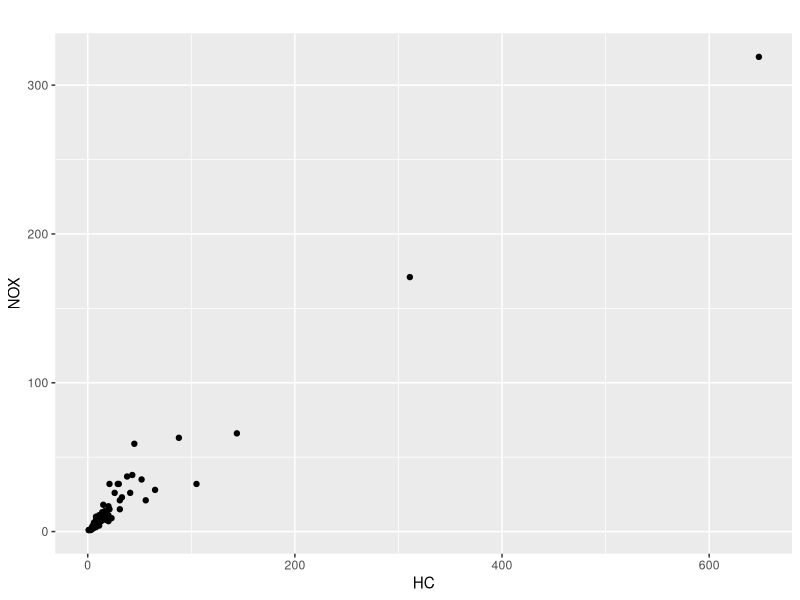

Source code (R):
## ---- chunk 1
knitr::opts_chunk$set(echo = FALSE,tidy=TRUE, message = FALSE, warning = FALSE,fig.pos = 'h')
options(xtable.comment=FALSE)
## ---- chunk 2
descrip <- utils::read.table('descripcion_var.txt', sep='\t',
                           header=TRUE,
                           row.names=NULL, stringsAsFactors=FALSE,
                           dec = ",",
                           encoding = "UTF-8")

base::print(xtable::xtable(descrip,
            caption = "Descripción de variables en la base de datos.",
            type="latex"),
            caption.placement = "bottom")

## ---- chunk 3
datos <- utils::read.table('polucion.txt', sep='\t',
                           header=TRUE,
                           row.names=NULL, stringsAsFactors=FALSE,
                           dec = ",")
## ---- chunk 4
disp <- ggplot2::ggplot(datos, ggplot2::aes(x = HC, y = NOX)) + ggplot2::geom_point() +
  ggplot2::labs(x="HC", y="NOX", 
  title = "")
## ---- chunk 5
disp
## ---- chunk 6
resumen <- utils::read.table('summary.txt', sep='\t',
                           header=TRUE,
                           row.names=NULL, stringsAsFactors=FALSE,
                           dec = ",")

base::print(xtable::xtable(resumen,
            caption = "Resumen de algunas variables de interés.",
            type="latex"),
            caption.placement = "bottom")

## ---- chunk 7
prev <- utils::read.table('previa.txt', sep='\t',
                           header=TRUE,
                           row.names=NULL, stringsAsFactors=FALSE,
                           dec = ",",
                           encoding = "UTF-8")

base::print(xtable::xtable(prev,
            caption = "Parámetros de las distribuciones normales previas para el modelo.",
            type="latex"),
            caption.placement = "bottom")
